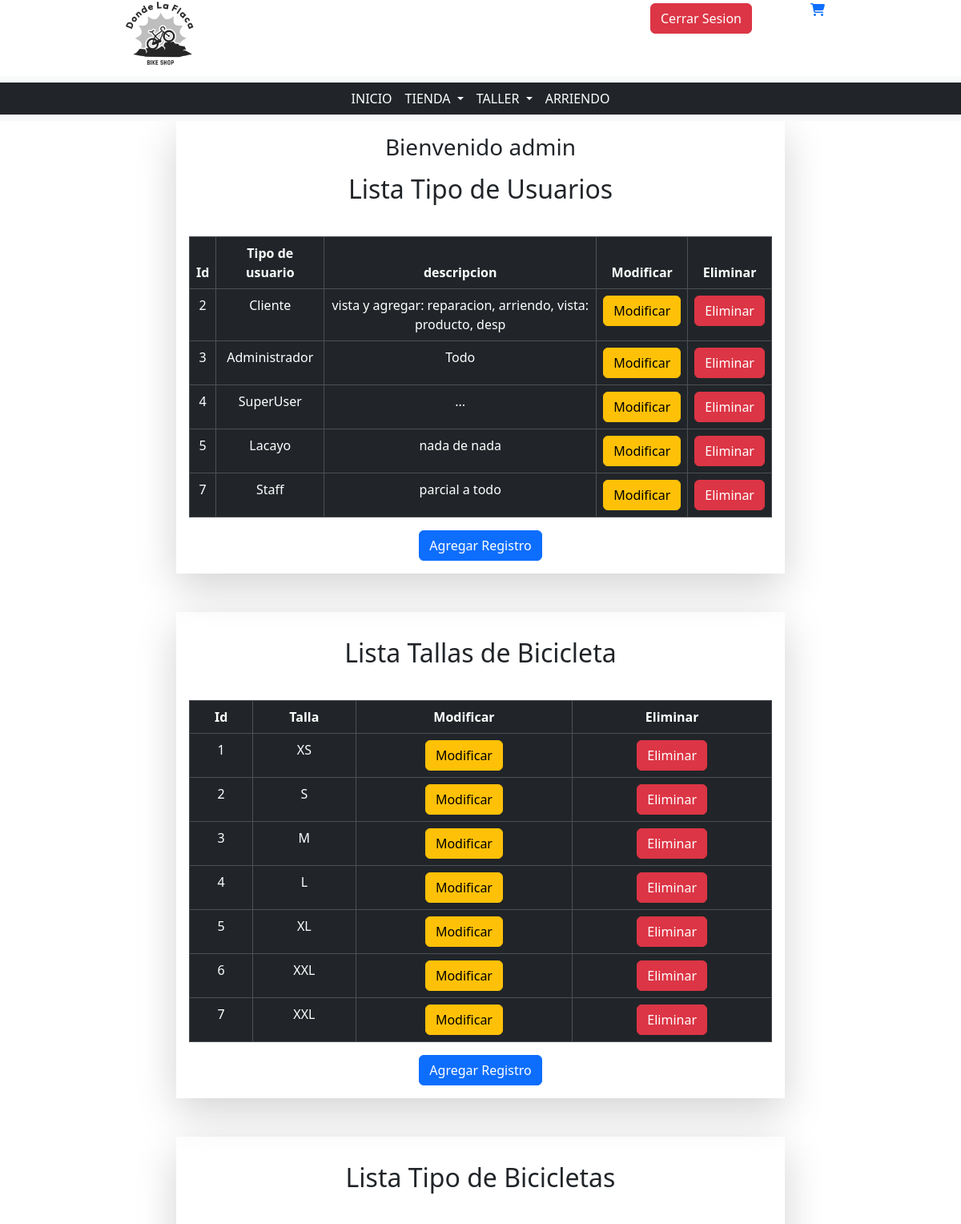
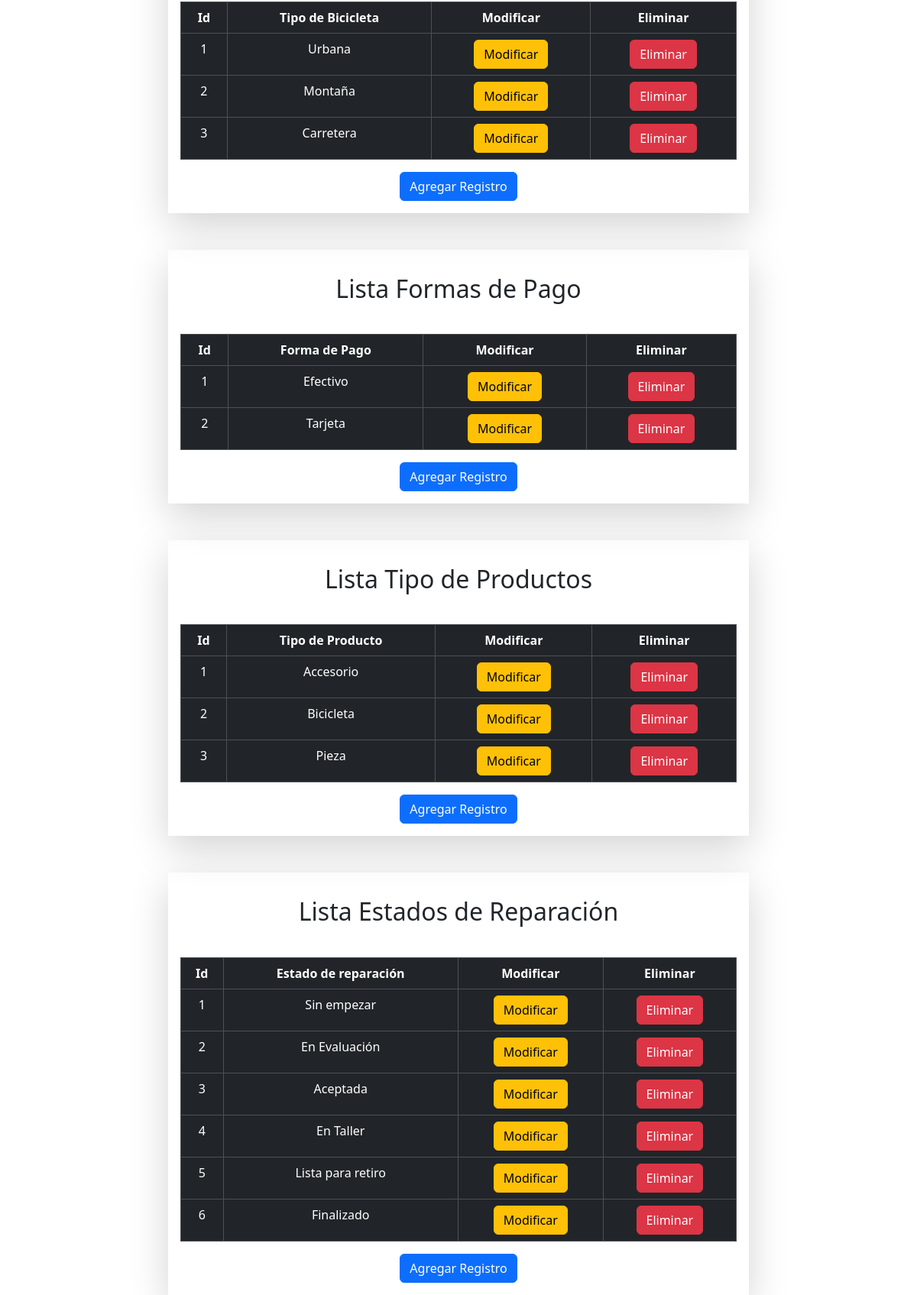
The page /MasterBikes/crud-varios (signed in) on the database its author committed (2 pictures, top to bottom).
### MasterBikes/models.py (models this page shows, shortened)
class TipoUsuario(models.Model):
    id_tipo_usuario = models.AutoField(primary_key=True, db_column="idTipoUsuario")
    tipo = models.CharField(max_length=30, db_column="Tipo de Usuario")
    descripcion = models.CharField(max_length=60)

class Talla(models.Model):
    id_talla = models.AutoField(primary_key=True, db_column="idTalla")
    talla = models.CharField(max_length=10)

class TipoBici(models.Model):
    id_tipo_bici = models.AutoField(primary_key=True, db_column="idTipoBici")
    tipo = models.CharField(max_length=30)

class FormaPago(models.Model):
    id_forma_pago = models.AutoField(primary_key=True, db_column="idFormaPago")
    forma = models.CharField(max_length=30)
    class Meta:
        verbose_name_plural = "Formas de pago"

class TipoProducto(models.Model):
    id_tipo_producto = models.AutoField(primary_key=True, db_column="idTipoProducto")
    tipo = models.CharField(max_length=30)

class Estado(models.Model):
    id_estado = models.AutoField(primary_key=True, db_column="idEstado")
    tipo = models.CharField(max_length=30)

### MasterBikes/views.py (the view)
# urls.py: path('crud-varios', views.crud_varios, name='crud-varios'),
def crud_varios(request):
    tipoUsuarios = TipoUsuario.objects.all()
    talla = Talla.objects.all()
    tipoBici = TipoBici.objects.all()
    formaPago = FormaPago.objects.all()
    tipoProducto = TipoProducto.objects.all()
    estado = Estado.objects.all()
    context = {
        "tipoUsuarios": tipoUsuarios,
        "talla" : talla,
        "tipoBici" : tipoBici,
        "formaPago" : formaPago,
        "tipoProducto" : tipoProducto,
        "estado" : estado,
    }
    return render(request, "pages/despliegue/crud_varios.html", context)

### MasterBikes/templates/pages/despliegue/crud_varios.html (shortened to what this page needs)
<!DOCTYPE html>
<html lang="en">
<head>
    {% load static %}
    <link rel="stylesheet" href="{% static 'css/bootstrap.min.css'%}">
    <link rel="stylesheet" href="https://cdnjs.cloudflare.com/ajax/libs/font-awesome/6.2.1/css/all.min.css">
</head>
<body>
    {% include 'base/header_admin.html' %}
    <main>
        <div class="container">
            <div class="row">
                <div class="col-md-8 shadow-lg mx-auto text-center p-3">
                    {% if request.user.is_authenticated %}
                        <h3>Bienvenido {{request.user.username }}</h3>
                    {% else %}
                        <h3>Bienvenido Invitado</h3>
                    {% endif%}
                    <h2 class="my-3">Lista Tipo de Usuarios</h2>
                    <br>
                    <table class="table table-dark table-hover table-bordered">
                        <thead>
                            <th>Id</th>
                            <th>Tipo de usuario</th>
                            <th>descripcion</th>
                            <th>Modificar</th>
                            <th>Eliminar</th>
                        </thead>
                        <tbody>
                            {% if tipoUsuarios %}
                                {% for tmp in tipoUsuarios%}
                                    <tr>
                                        <td>{{tmp.id_tipo_usuario}}</td>
                                        <td>{{tmp.tipo}}</td>
                                        <td>{{tmp.descripcion}}</td>
                                        <td><a href="{% url 'edit-tipo-usuario' pk=tmp.id_tipo_usuario %}">
                                            <button class="btn btn-warning">Modificar</button>
                                        </a></td>
                                        <td><a href="">
                                            <button class="btn btn-danger">Eliminar</button>
                                        </a></td>
                                    </tr>
                                {% endfor%}
                            {% endif %}
                        </tbody>
                    </table>
                    <a href="{% url 'add-tipo-usuario' %}">
                        <button class="btn btn-primary">Agregar Registro</button>
                    </a>
                </div>
            </div>
            <br>
            <br>
            <div class="row">
                <div class="col-md-8 shadow-lg mx-auto text-center p-3">
                    <h2 class="my-3">Lista Tallas de Bicicleta</h2>
                    <br>
                    <table class="table table-dark table-hover table-bordered">
                        <thead>
                            <th>Id</th>
                            <th>Talla</th>
                            <th>Modificar</th>
                            <th>Eliminar</th>
                        </thead>
                        <tbody>
                            {% if talla %}
                                {% for tmp in talla %}
                                    <tr>
                                        <td>{{tmp.id_talla}}</td>
                                        <td>{{tmp.talla}}</td>
                                        <td><a href="">
                                            <button class="btn btn-warning">Modificar</button>
                                        </a></td>
                                        <td><a href="">
                                            <button class="btn btn-danger">Eliminar</button>
                                        </a></td>
                                    </tr>
                                {% endfor%}
                            {% endif %}
                        </tbody>
                    </table>
                    <a href="{% url 'add-talla' %}">
                        <button class="btn btn-primary">Agregar Registro</button>
                    </a>
                </div>
            </div>
            <br>
            <br>
            <div class="row">
                <div class="col-md-8 shadow-lg mx-auto text-center p-3">
                    <h2 class="my-3">Lista Tipo de Bicicletas</h2>
                    <br>
                    <table class="table table-dark table-hover table-bordered">
                        <thead>
                            <th>Id</th>
                            <th>Tipo de Bicicleta</th>
                            <th>Modificar</th>
                            <th>Eliminar</th>
                        </thead>
                        <tbody>
                            {% if tipoBici %}
                                {% for tmp in tipoBici%}
                                    <tr>
                                        <td>{{tmp.id_tipo_bici}}</td>
                                        <td>{{tmp.tipo}}</td>
                                        <td><a href="">
                                            <button class="btn btn-warning">Modificar</button>
                                        </a></td>
                                        <td><a href="">
                                            <button class="btn btn-danger">Eliminar</button>
                                        </a></td>
                                    </tr>
                                {% endfor%}
                            {% endif %}
                        </tbody>
                    </table>
                    <a href="{% url 'add-bici' %}">
                        <button class="btn btn-primary">Agregar Registro</button>
                    </a>
                </div>
            </div>
            <br>
            <br>
            <div class="row">
                <div class="col-md-8 shadow-lg mx-auto text-center p-3">
                    <h2 class="my-3">Lista Formas de Pago</h2>
                    <br>
                    <table class="table table-dark table-hover table-bordered">
                        <thead>
                            <th>Id</th>
                            <th>Forma de Pago</th>
                            <th>Modificar</th>
                            <th>Eliminar</th>
                        </thead>
                        <tbody>
                            {% if formaPago %}
                                {% for tmp in formaPago%}
                                    <tr>
                                        <td>{{tmp.id_forma_pago}}</td>
                                        <td>{{tmp.forma}}</td>
                                        <td><a href="">
                                            <button class="btn btn-warning">Modificar</button>
                                        </a></td>
                                        <td><a href="">
                                            <button class="btn btn-danger">Eliminar</button>
                                        </a></td>
                                    </tr>
                                {% endfor%}
                            {% endif %}
                        </tbody>
                    </table>
                    <a href="{% url 'add-forma-pago' %}">
                        <button class="btn btn-primary">Agregar Registro</button>
                    </a>
                </div>
            </div>
            <br>
            <br>
            <div class="row">
                <div class="col-md-8 shadow-lg mx-auto text-center p-3">
                    <h2 class="my-3">Lista Tipo de Productos</h2>
                    <br>
                    <table class="table table-dark table-hover table-bordered">
                        <thead>
                            <th>Id</th>
                            <th>Tipo de Producto</th>
                            <th>Modificar</th>
                            <th>Eliminar</th>
                        </thead>
                        <tbody>
                            {% if tipoProducto %}
                                {% for tmp in tipoProducto%}
                                    <tr>
                                        <td>{{tmp.id_tipo_producto}}</td>
                                        <td>{{tmp.tipo}}</td>
                                        <td><a href="">
                                            <button class="btn btn-warning">Modificar</button>
                                        </a></td>
                                        <td><a href="">
                                            <button class="btn btn-danger">Eliminar</button>
                                        </a></td>
                                    </tr>
                                {% endfor%}
                            {% endif %}
                        </tbody>
                    </table>
                    <a href="{% url 'add-tipo-producto' %}">
                        <button class="btn btn-primary">Agregar Registro</button>
                    </a>
                </div>
            </div>
            <br>
            <br>
            <div class="row">
                <div class="col-md-8 shadow-lg mx-auto text-center p-3">
                    <h2 class="my-3">Lista Estados de Reparación</h2>
                    <br>
                    <table class="table table-dark table-hover table-bordered">
                        <thead>
                            <th>Id</th>
                            <th>Estado de reparación</th>
                            <th>Modificar</th>
                            <th>Eliminar</th>
                        </thead>
                        <tbody>
                            {% if estado %}
                                {% for tmp in estado%}
                                    <tr>
                                        <td>{{tmp.id_estado}}</td>
                                        <td>{{tmp.tipo}}</td>
                                        <td><a href="">
                                            <button class="btn btn-warning">Modificar</button>
                                        </a></td>
                                        <td><a href="">
                                            <button class="btn btn-danger">Eliminar</button>
                                        </a></td>
                                    </tr>
                                {% endfor%}
                            {% endif %}
                        </tbody>
                    </table>
                    <a href="{% url 'add-estado' %}">
                        <button class="btn btn-primary">Agregar Registro</button>
                    </a>
                </div>
            </div>
        </div>
    </main>
</body>
</html>

### rows shown on the page
TipoUsuario: id_tipo_usuario "2", tipo "Cliente", descripcion "vista y agregar: reparacion, arriendo, vista: producto, desp"
TipoUsuario: id_tipo_usuario "3", tipo "Administrador", descripcion "Todo"
TipoUsuario: id_tipo_usuario "4", tipo "SuperUser", descripcion "..."
TipoUsuario: id_tipo_usuario "5", tipo "Lacayo", descripcion "nada de nada"
TipoUsuario: id_tipo_usuario "7", tipo "Staff", descripcion "parcial a todo"
Talla: id_talla "1", talla "XS"
Talla: id_talla "2", talla "S"
Talla: id_talla "3", talla "M"
Talla: id_talla "4", talla "L"
Talla: id_talla "5", talla "XL"
Talla: id_talla "6", talla "XXL"
Talla: id_talla "7", talla "XXL"
TipoBici: id_tipo_bici "1", tipo "Urbana"
TipoBici: id_tipo_bici "2", tipo "Montaña"
TipoBici: id_tipo_bici "3", tipo "Carretera"
FormaPago: id_forma_pago "1", forma "Efectivo"
FormaPago: id_forma_pago "2", forma "Tarjeta"
TipoProducto: id_tipo_producto "1", tipo "Accesorio"
TipoProducto: id_tipo_producto "2", tipo "Bicicleta"
TipoProducto: id_tipo_producto "3", tipo "Pieza"
Estado: id_estado "1", tipo "Sin empezar"
Estado: id_estado "2", tipo "En Evaluación"
Estado: id_estado "3", tipo "Aceptada"
Estado: id_estado "4", tipo "En Taller"
Estado: id_estado "5", tipo "Lista para retiro"
Estado: id_estado "6", tipo "Finalizado"

### other values the page prints
{{ request.user.username }} "admin"
